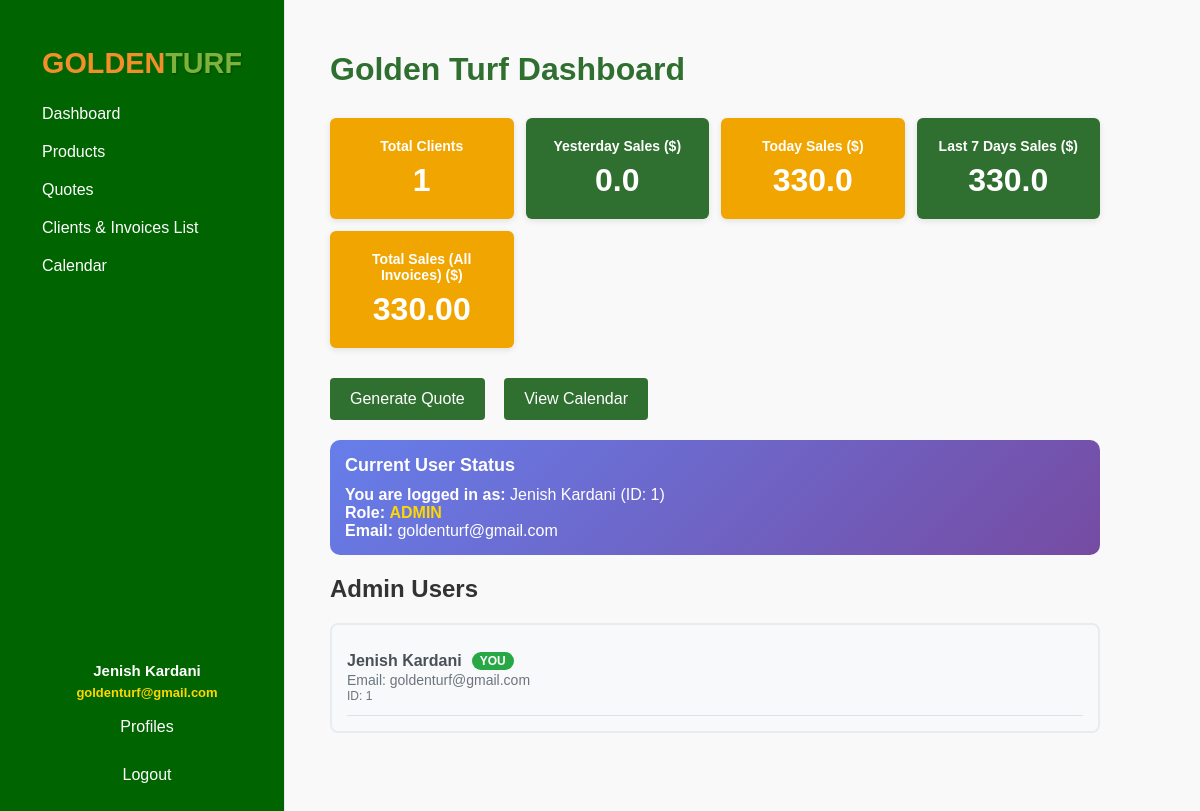
The app's page /dashboard (signed in) with its own data.
### tables this page shows
CREATE TABLE "users" (
                id INTEGER PRIMARY KEY AUTOINCREMENT,
                name TEXT NOT NULL,
                email TEXT NOT NULL UNIQUE,
                password_hash BLOB,
                reset_token TEXT,
                token_expiry TEXT,
                role TEXT DEFAULT 'user',
                verification_code TEXT,
                permissions TEXT DEFAULT 'dashboard'
            );

### app.py (the view)
@app.route('/dashboard')
def dashboard():
    if 'user_id' not in session: return redirect(url_for('login'))
    client_filter_clause, client_params = get_data_filter_for_module('clients')
    if client_filter_clause:
        total_clients_result = db_exec(f'SELECT COUNT(*) FROM clients {client_filter_clause}', client_params, fetch='one')
    else:
        total_clients_result = db_exec('SELECT COUNT(*) FROM clients', fetch='one')
    total_clients = total_clients_result[0] if total_clients_result else 0
    admins = db_exec('SELECT id, name, email FROM users WHERE role = "admin" ORDER BY id', fetch='all') or []
    from datetime import datetime, timedelta
    today = datetime.now().strftime('%Y-%m-%d')
    yesterday = (datetime.now() - timedelta(days=1)).strftime('%Y-%m-%d')
    week_ago = (datetime.now() - timedelta(days=7)).strftime('%Y-%m-%d')
    payment_filter_clause, payment_params = get_data_filter_for_module('payments')
    if payment_filter_clause:
        today_sales_result = db_exec(f'SELECT SUM(total) FROM invoices {payment_filter_clause} AND DATE(created_date) = ? AND payment_status = "Paid"', payment_params + (today,), fetch='one')
    else:
        today_sales_result = db_exec('SELECT SUM(total) FROM invoices WHERE DATE(created_date) = ? AND payment_status = "Paid"', (today,), fetch='one')
    today_sales = today_sales_result[0] if today_sales_result and today_sales_result[0] else 0
    if payment_filter_clause:
        yesterday_sales_result = db_exec(f'SELECT SUM(total) FROM invoices {payment_filter_clause} AND DATE(created_date) = ? AND payment_status = "Paid"', payment_params + (yesterday,), fetch='one')
    else:
        yesterday_sales_result = db_exec('SELECT SUM(total) FROM invoices WHERE DATE(created_date) = ? AND payment_status = "Paid"', (yesterday,), fetch='one')
    yesterday_sales = yesterday_sales_result[0] if yesterday_sales_result and yesterday_sales_result[0] else 0
    if payment_filter_clause:
        last_7_days_sales_result = db_exec(f'SELECT SUM(total) FROM invoices {payment_filter_clause} AND DATE(created_date) >= ? AND payment_status = "Paid"', payment_params + (week_ago,), fetch='one')
    else:
        last_7_days_sales_result = db_exec('SELECT SUM(total) FROM invoices WHERE DATE(created_date) >= ? AND payment_status = "Paid"', (week_ago,), fetch='one')
    last_7_days_sales = last_7_days_sales_result[0] if last_7_days_sales_result and last_7_days_sales_result[0] else 0
    if payment_filter_clause:
        total_sales_result = db_exec(f'SELECT SUM(total) FROM invoices {payment_filter_clause} AND payment_status = "Paid"', payment_params, fetch='one')
    else:
        total_sales_result = db_exec('SELECT SUM(total) FROM invoices WHERE payment_status = "Paid"', fetch='one')
    total_sales = total_sales_result[0] if total_sales_result and total_sales_result[0] else 0
    return render_template('dashboard.html',
                         total_clients=total_clients,
                         admins=admins,
                         today_sales=today_sales,
                         yesterday_sales=yesterday_sales,
                         last_7_days_sales=last_7_days_sales,
                         total_sales=total_sales)

### app.py (called while the page is built)
@app.template_global()
def user_has_permission(module):
    if 'user_id' not in session: return False
    if session['user_id'] == 1: return True  # ID 1 always has access
    user_permissions = session.get('user_permissions', '')
    return module in (user_permissions or '').split(',')

def should_see_all_data_for_module(module):
    if 'user_id' not in session: return False
    if session['user_id'] == 1: return True  # ID 1 sees all data
    user_role = session.get('user_role', '')
    if user_role == 'admin': return True  # Admin users see all data
    user_permissions = session.get('user_permissions', '')
    return module in (user_permissions or '').split(',')

def get_data_filter_for_module(module):
    if should_see_all_data_for_module(module):
        return ('', ())  # No owner filter - see all data
    else:
        return ('WHERE owner_id = ?', (session['user_id'],))  # Filter by owner

def db_exec(query, params=(), fetch=None):
    conn = sqlite3.connect('users.db')
    c = conn.cursor()
    c.execute(query, params)
    if fetch == 'one': result = c.fetchone()
    elif fetch == 'all': result = c.fetchall()
    else: result = None
    conn.commit()
    conn.close()
    return result

### templates/dashboard.html (shortened to what this page needs)
<!DOCTYPE html>
<html lang="en">
<head>
    <link rel="stylesheet" href="{{ url_for('static', filename='dashboard.css') }}">
</head>
<body>
    {% include '_sidebar.html' %}
    <div id="main_content" class="main-content" style="margin-left: 280px; padding: 30px 50px; width: calc(100vw - 330px); box-sizing: border-box;">
        <h1 id="dashboard_title">Golden Turf Dashboard</h1>
        <div id="kpi_grid" class="kpi-grid">
            <div id="kpi_total_clients" class="kpi-tile orange" data-metric="total_clients">
                <div class="kpi-label">Total Clients</div>
                <div class="kpi-value">{{ total_clients }}</div>
            </div>
            <div id="kpi_yesterday_sales" class="kpi-tile green" data-metric="yesterday_sales">
                <div class="kpi-label">Yesterday Sales ($)</div>
                <div class="kpi-value">{{ yesterday_sales|default(0)|float|round(2) }}</div>
            </div>
            <div id="kpi_today_sales" class="kpi-tile orange" data-metric="today_sales">
                <div class="kpi-label">Today Sales ($)</div>
                <div class="kpi-value">{{ today_sales|default(0)|float|round(2) }}</div>
            </div>
            <div id="kpi_last_7_days_sales" class="kpi-tile green" data-metric="last_7_days_sales">
                <div class="kpi-label">Last 7 Days Sales ($)</div>
                <div class="kpi-value">{{ last_7_days_sales|default(0)|float|round(2) }}</div>
            </div>
            <div id="kpi_total_sales" class="kpi-tile orange" data-metric="total_sales">
                <div class="kpi-label">Total Sales (All Invoices) ($)</div>
                <div class="kpi-value">{{ "{:,.2f}".format(total_sales|default(0)|float) }}</div>
            </div>
        </div>
        <div id="action_buttons" class="admin-buttons" style="margin-bottom: 20px;">
            {% if user_has_permission('quotes') %}
            <button id="btn_generate_quote" type="button" onclick="window.location.href='/quotes';">Generate Quote</button>
            {% endif %}
            {% if user_has_permission('calendar') %}
            <button id="btn_view_calendar" type="button" onclick="window.location.href='/calendar';">View Calendar</button>
            {% endif %}
        </div>
        <section id="user_status_section" class="user-status" style="margin-bottom: 20px; padding: 15px; background: linear-gradient(135deg, #667eea 0%, #764ba2 100%); border-radius: 10px; color: white;">
            <h2 style="margin: 0 0 10px 0; font-size: 18px;">Current User Status</h2>
            <div style="font-size: 16px;">
                <strong>You are logged in as:</strong> {{ session.user_name or 'User' }} (ID: {{ session.user_id }})<br>
                <strong>Role:</strong>
                {% if session.user_role == 'admin' %}
                    <span style="color: #ffd700; font-weight: bold;">ADMIN</span>
                {% else %}
                    <span style="color: #lightblue;">User</span>
                {% endif %}
                <br>
                <strong>Email:</strong> {{ session.user_email or session.email or 'Email not found' }}
            </div>
        </section>
        <section id="admin_list_section" class="admin-list" style="margin-bottom: 30px;">
            <h2 id="admin_list_title">Admin Users</h2>
            <div id="admin_users_container" style="background: #f8f9fa; padding: 15px; border-radius: 8px; border: 2px solid #e9ecef;">
                {% if admins %}
                    <ul id="admin_users_list" style="list-style: none; padding: 0; margin: 0;">
                        {% for admin in admins %}
                            <li style="padding: 12px 0; border-bottom: 1px solid #dee2e6; display: flex; align-items: center; justify-content: space-between;">
                                <div style="display: flex; flex-direction: column;">
                                    <div style="display: flex; align-items: center; gap: 10px;">
                                        <strong style="color: #495057; font-size: 16px;">{{ admin[1] }}</strong>
                                        {% if admin[0] == session.user_id %}
                                            <span style="background: #28a745; color: white; padding: 2px 8px; border-radius: 12px; font-size: 12px; font-weight: bold;">YOU</span>
                                        {% endif %}
                                    </div>
                                    <div style="color: #6c757d; font-size: 14px; margin-top: 2px;">
                                        <span style="font-weight: 500;">Email:</span> {{ admin[2] }}
                                    </div>
                                    <div style="color: #6c757d; font-size: 12px; margin-top: 1px;">
                                        <span style="font-weight: 500;">ID:</span> {{ admin[0] }}
                                    </div>
                                </div>
                            </li>
                        {% endfor %}
                    </ul>
                {% else %}
                    <div style="text-align: center; color: #6c757d; font-style: italic;">
                        Loading admin information...
                        <br><small>If you just registered, you should be the admin (ID 1)</small>
                    </div>
                {% endif %}
            </div>
        </section>
    </div>
</body>
</html>

### templates/_sidebar.html (shortened to what this page needs)
<div class="sidebar" style="border-right: 1px solid #e2e8f0; min-width: 220px; max-width: 220px; background: #006400; color: white; height: 100vh; position: fixed;">
    <div style="text-align:center;padding:15px 5px;">
        <div class="sidebar-logo" style="font-weight: 700; font-size: 1.8rem; font-family: 'Eastman Grotesque', Arial, sans-serif;">
            <span style="color: #F28F2B;">GOLDEN</span><span style="color: #7FB23D; text-shadow: 1px 1px 2px rgba(0,0,0,0.3);">TURF</span>
        </div>
    </div>
    <nav class="navbar">
        <a href="{{ url_for('dashboard') }}" style="color: white; font-size: 16px; text-decoration: none; display: block; padding: 10px;">Dashboard</a>
        <div class="nav-dropdown">
            <a href="#" class="dropbtn" style="color: white; font-size: 16px; text-decoration: none; display: block; padding: 10px;">Products</a>
        </div>
        <a href="{{ url_for('quotes') }}" style="color: white; font-size: 16px; text-decoration: none; display: block; padding: 10px;">Quotes</a>
        <a href="{{ url_for('payments') }}" style="color: white; font-size: 16px; text-decoration: none; display: block; padding: 10px;">Clients &amp; Invoices List</a>
        <a href="{{ url_for('calendar') }}" style="color: white; font-size: 16px; text-decoration: none; display: block; padding: 10px;">Calendar</a>
        <div style="position: absolute; bottom: 70px; left: 5px; width: 100%; text-align: center;">
            <div style="color: #fff; font-weight: 600; margin-bottom: 6px;">
                <span style="font-size: 15px;">{{ session.get('user_name', 'Unknown') }}</span>
                {% if session.get('user_email') %}
                <br><span style="font-size: 13px; color: #ffd700;">{{ session.get('user_email') }}</span>
                {% endif %}
            </div>
            <a href="{{ url_for('profiles') }}" style="color: white; font-size: 16px; text-decoration: none; display: block; padding: 10px; margin-bottom: 10px;">Profiles</a>
            <a href="{{ url_for('logout') }}" style="color: white; font-size: 16px; text-decoration: none; display: block; padding: 10px;">Logout</a>
        </div>
    </nav>
</div>

### static/dashboard.css (style rules this page uses)
body { font-family: Arial, sans-serif; margin: 0; background-color: #f9f9f9; color: #333; }
.sidebar { width: 220px; background-color: #006400; color: white; height: 100vh; position: fixed; top: 0; left: 0; padding: 2rem; border-right: 2px solid #e2e8f0; font-size: 18px; transition: background-color 0.3s ease; z-index: 100; box-shadow: none; margin: 0; overflow: hidden; }
.sidebar nav a[href$="payments"]::after { content: ""; font-size: inherit; color: inherit; margin-left: 0; }
.nav-dropdown { position: relative; display: block; }
.dropbtn { color: white; padding: 12px 20px; text-decoration: none; font-size: 18px; font-weight: normal; display: block; }
.main-content { margin-left: 220px; padding: 30px 40px; }
h1 { color: #2f6f2f; margin-bottom: 30px; }
.kpi-grid { display: grid; grid-template-columns: repeat(auto-fit, minmax(180px, 1fr)); gap: 15px; margin-bottom: 30px; width: 100%; max-width: 100%; box-sizing: border-box; }
@media (max-width: 1200px) { .kpi-grid { grid-template-columns: repeat(auto-fit, minmax(160px, 1fr)); gap: 12px; } }
.kpi-tile { background-color: white; border-radius: 6px; box-shadow: 0 2px 6px rgba(0,0,0,0.1); padding: 20px; display: flex; flex-direction: column; justify-content: center; align-items: center; font-weight: bold; font-size: 18px; color: #333; }
.kpi-tile.green { background-color: #2f6f2f; color: white; }
.kpi-tile.orange { background-color: #f0a500; color: white; }
.kpi-label { font-size: 14px; margin-bottom: 8px; text-align: center; }
.kpi-value { font-size: 32px; }
.admin-buttons { margin-top: 20px; }
.admin-buttons button { background-color: #2f6f2f; color: white; border: none; padding: 12px 20px; margin-right: 15px; border-radius: 4px; font-size: 16px; cursor: pointer; transition: background-color 0.3s ease; }

### records on screen
users: get "Jenish Kardani", get "goldenturf@gmail.com", name "Jenish Kardani", email "goldenturf@gmail.com", shows "YOU", id "1"

### other values on screen
{{ total_clients }} "1"
{{ yesterday_sales|default(0)|float|round(2) }} "0.0"
{{ today_sales|default(0)|float|round(2) }} "330.0"
{{ last_7_days_sales|default(0)|float|round(2) }} "330.0"
{{ "{:,.2f}".format(total_sales|default(0)|float) }} "330.00"
{{ session.user_id }} "1"
